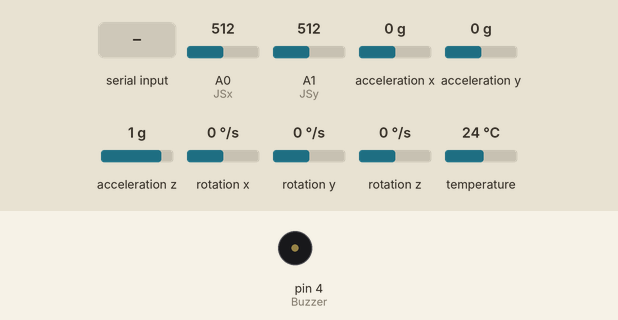
Bench run of a sketch on a simulated Arduino Uno, built with avr-gcc and run on an emulated ATmega328P. On the bench: buzzer (waves = sounding). Inputs (shaded band) come from the test bench; at power-on: rotation x 0 °/s, A0 (JSx) = 512, A1 (JSy) = 512, acceleration x 0 g, acceleration y 0 g, acceleration z 1 g, rotation y 0 °/s, rotation z 0 °/s, temperature 24 °C. What the sketch prints to the serial monitor is not drawn.

Above: at 1.3 s.
1.4 s: rotation x set to -192 °/s
2.9 s: "B" received over Serial
4.5 s: rotation x set to 100 °/s
Timing chart, 0 to 7.5 s (numbered marks = the images above; inputs shaded):
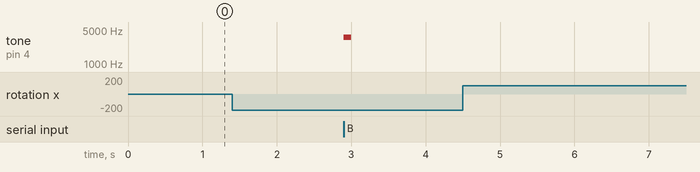

Measured:
- after the input at 1.4 s, every drawn part: stays the same
- after the input at 2.9 s, tone on pin 4 (Buzzer): silent → 3520 Hz at once, → silent 0.10 s later
- after the input at 4.5 s, every drawn part: stays the same

The sketch:

snake1.2.ino
```cpp
#include <Adafruit_MPU6050.h>
#include <Adafruit_Sensor.h>
#include <Wire.h>

int JSx = A0;
int JSy = A1;
int Buzzer = 4;

int x;
int y;

int incoming = 0;

Adafruit_MPU6050 mpu;

void setup() {

  Serial.begin(115200);
  pinMode(JSx, INPUT);
  pinMode(JSy, INPUT);

  while(!mpu.begin()){
    delay(10);
  }

  mpu.setAccelerometerRange(MPU6050_RANGE_8_G);
  mpu.setGyroRange(MPU6050_RANGE_500_DEG);
  mpu.setFilterBandwidth(MPU6050_BAND_21_HZ);

  delay(100);


}

void loop() {
  x = analogRead(JSx);  //1V = 205   4V = 820
  y = analogRead(JSy);

  sensors_event_t a, g, temp;
  mpu.getEvent(&a, &g, &temp);


//JOYSTICK

  //Down
  if(x<205){
    Serial.println("Down");
    while(x<450){
      x = analogRead(JSx);
      checkBeep();
    }
    //Serial.println("None");
  }
  //Up
  if(x>820){
    Serial.println("Up");
    while(x>820){
      x = analogRead(JSx);
      checkBeep();
    }
    //Serial.println("None");
  }
  //Left
  if(y<205){
    Serial.println("Left");
    while(y<450){
      y = analogRead(JSy);
      checkBeep();
    }
    //Serial.println("None");
  }
  //Right
  if(y>820){
    Serial.println("Right");
    while(y>820){
      y = analogRead(JSy);
      checkBeep();
    }
    //Serial.println("None");
  }

  checkBeep();
//GYRO

  //Left
  if(g.gyro.x < -1.5){
    Serial.println("Left");
    while(1){
      sensors_event_t a, g, temp;
      mpu.getEvent(&a, &g, &temp);
      checkBeep();
      if(g.gyro.x > 0){
        break;
      }
    }
    //Serial.println("None");
  }

  //Right
  if(g.gyro.x > 1.5){
    Serial.println("Right");
    while(1){
      sensors_event_t a, g, temp;
      mpu.getEvent(&a, &g, &temp);
      checkBeep();
      if(g.gyro.x < 1){
        break;
      }
    }
    //Serial.println("None");
  }

  //Up
  if(g.gyro.y > 1.5){
    Serial.println("Up");
    while(1){
      sensors_event_t a, g, temp;
      mpu.getEvent(&a, &g, &temp);
      checkBeep();
      if(g.gyro.y < 0.5){
        break;
      }
    }
    //Serial.println("None");
  }

  //Down
  if(g.gyro.y < -1.5){
    Serial.println("Down");
    while(1){
      sensors_event_t a, g, temp;
      mpu.getEvent(&a, &g, &temp);
      checkBeep();
      if(g.gyro.y > -0.5){
        break;
      }
    }
    //Serial.println("None");
  }

}

void checkBeep(){
  if (Serial.available() > 0){
    incoming = Serial.read();
    if (incoming == 'B'){
      tone(Buzzer, 3520, 100);
      incoming = 0;
    }
  }
  return;
}
```
